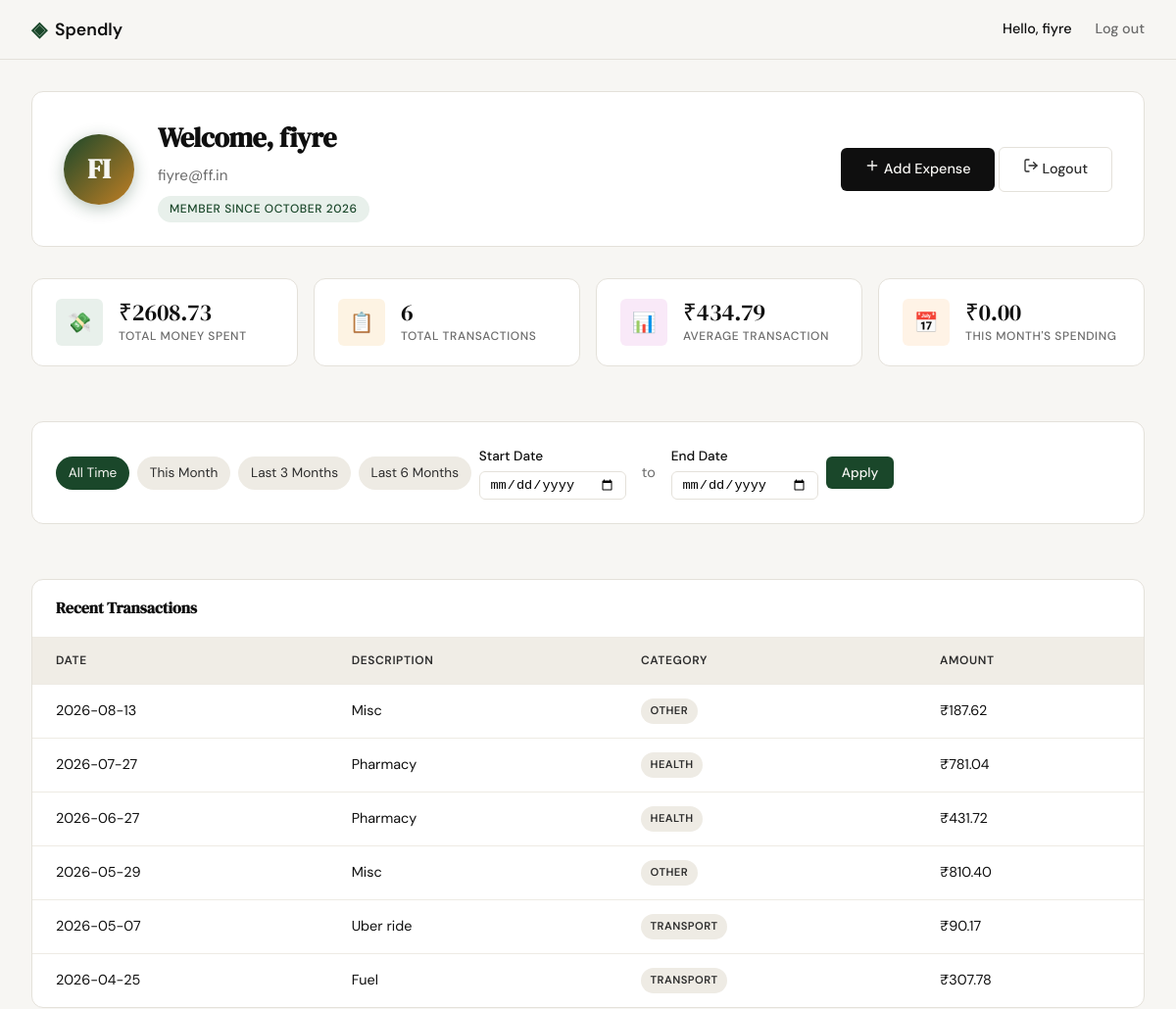
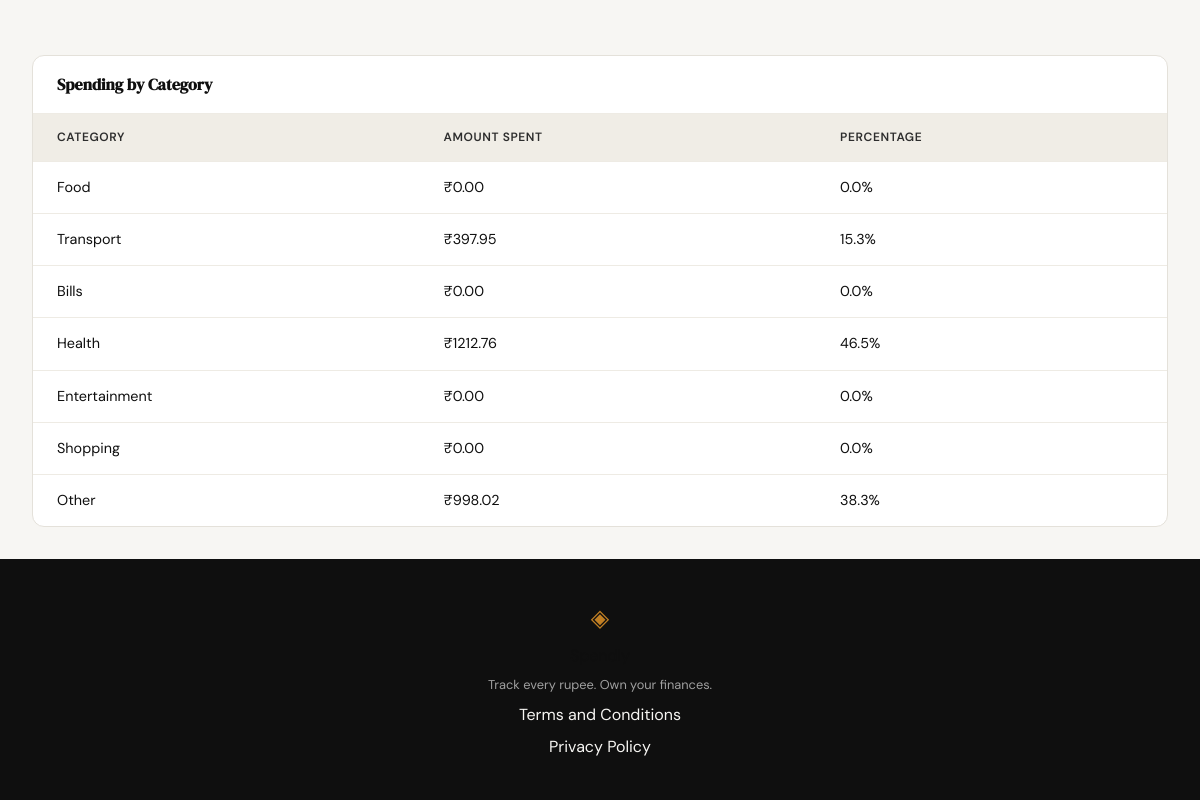
The app's page /profile (signed in) with its own data (2 pictures, top to bottom).
### tables this page shows
CREATE TABLE users (
            id INTEGER PRIMARY KEY AUTOINCREMENT,
            name TEXT NOT NULL,
            email TEXT UNIQUE NOT NULL,
            password_hash TEXT NOT NULL,
            created_at TEXT DEFAULT (datetime('now'))
        );

CREATE TABLE expenses (
            id INTEGER PRIMARY KEY AUTOINCREMENT,
            user_id INTEGER NOT NULL REFERENCES users(id),
            amount REAL NOT NULL,
            category TEXT NOT NULL,
            date TEXT NOT NULL,
            description TEXT,
            created_at TEXT DEFAULT (datetime('now'))
        );

### app.py (the view)
@app.route("/profile")
def profile():
    user_id = session.get("user_id")
    if not user_id:
        return redirect(url_for("login"))
    db = get_db()
    user_row = db.execute(
        "SELECT id, name, email, created_at FROM users WHERE id = ?",
        (user_id,)
    ).fetchone()
    db.close()
    if not user_row:
        session.clear()
        flash("User not found.", "error")
        return redirect(url_for("login"))
    name = user_row["name"]
    if len(name) >= 2:
        avatar = name[0:2].upper()
    else:
        avatar = name[0].upper() if name else "?"
    created_at = user_row["created_at"]
    member_since = ""
    if created_at:
        try:
            parts = created_at.split("-")
            if len(parts) >= 2:
                month_names = [
                    "", "January", "February", "March", "April", "May", "June",
                    "July", "August", "September", "October", "November", "December"
                ]
                month_idx = int(parts[1])
                if 1 <= month_idx <= 12:
                    member_since = f"{month_names[month_idx]} {parts[0]}"
        except (ValueError, IndexError):
            member_since = created_at
    user_info = {
        "name": name,
        "email": user_row["email"],
        "avatar": avatar,
        "member_since": member_since or created_at
    }
    start_date_str = request.args.get('start_date') or request.args.get('date_from')
    end_date_str = request.args.get('end_date') or request.args.get('date_to')
    start_date_val = None
    end_date_val = None
    try:
        if start_date_str:
            start_date_val = datetime.strptime(start_date_str, '%Y-%m-%d').date()
        if end_date_str:
            end_date_val = datetime.strptime(end_date_str, '%Y-%m-%d').date()
    except ValueError:
        start_date_val = None
        end_date_val = None
    if start_date_val and end_date_val and start_date_val > end_date_val:
        start_date_val, end_date_val = None, None
    expenses = get_expenses_by_user(
        user_id,
        start_date_val.isoformat() if start_date_val else None,
        end_date_val.isoformat() if end_date_val else None
    )
    total_spent = sum(float(exp.get("amount", 0)) for exp in expenses)
    tx_count = len(expenses)
    avg_transaction = total_spent / tx_count if tx_count else 0.0
    cat_totals = {}
    for exp in expenses:
        cat = exp.get("category", "Other")
        cat_totals[cat] = cat_totals.get(cat, 0.0) + float(exp.get("amount", 0))
    top_category = max(cat_totals, key=cat_totals.get) if cat_totals else None
    today = date.today()
    this_month_prefix = f"{today.year}-{today.month:02d}"
    this_month = 0.0
    for exp in expenses:
        if exp.get("date") and exp["date"].startswith(this_month_prefix):
            this_month += float(exp.get("amount", 0))
    stats = {
        "total_spent": total_spent,
        "tx_count": tx_count,
        "avg_transaction": avg_transaction,
        "this_month": this_month,
        "top_category": top_category,
    }
    colour_palette = [
        "var(--accent)",
        "var(--accent-2)",
        "var(--accent-3)",
        "var(--accent-4)",
        "var(--accent-5)",
        "var(--accent-6)",
    ]
    categories = []
    for idx, cat_name in enumerate(CATEGORIES):
        amt = cat_totals.get(cat_name, 0.0)
        pct = (amt / total_spent * 100) if total_spent > 0 else 0.0
        categories.append({
            "name": cat_name,
            "amount": amt,
            "percentage": pct,
            "color": colour_palette[idx % len(colour_palette)]
        })
    today = date.today()
    def month_start(offset_months):
        total_months = today.year * 12 + today.month - 1 + offset_months
        year = total_months // 12
        month = total_months % 12 + 1
        return date(year, month, 1)
    presets = {
        'all_time': {'date_from': None, 'date_to': None},
        'this_month': {'date_from': month_start(0), 'date_to': today},
        'last_3_months': {'date_from': month_start(-2), 'date_to': today},
        'last_6_months': {'date_from': month_start(-5), 'date_to': today},
    }
    return render_template(
        "profile.html",
        user=user_info,
        stats=stats,
        transactions=expenses,
        categories=categories,
        presets=presets,
        start_date=start_date_str or "",
        end_date=end_date_str or "",
    )

### templates/profile.html (shortened to what this page needs)
{% extends "base.html" %}
{% block head %}
<link rel="stylesheet" href="{{ url_for('static', filename='css/profile.css') }}">
{% endblock %}
{% block content %}
<div class="profile-dashboard">
    <header class="card profile-header">
        <div class="avatar-section">
            <div class="avatar-initials">{{ user.avatar }}</div>
        </div>
        <div class="user-meta">
            <h1 class="user-name">Welcome, {{ user.name }}</h1>
            <p class="user-email">{{ user.email }}</p>
            <span class="member-badge">Member since {{ user.member_since }}</span>
        </div>
        <div class="header-actions">
            <a href="{{ url_for('add_expense') }}" class="btn-primary">
                <svg width="16" height="16" viewBox="0 0 24 24" fill="none" stroke="currentColor" stroke-width="2" stroke-linecap="round" stroke-linejoin="round">
                    <line x1="12" y1="5" x2="12" y2="19"></line>
                    <line x1="5" y1="12" x2="19" y2="12"></line>
                </svg>
                Add Expense
            </a>
            <a href="{{ url_for('logout') }}" class="btn-ghost logout-btn">
                <svg width="16" height="16" viewBox="0 0 24 24" fill="none" stroke="currentColor" stroke-width="2" stroke-linecap="round" stroke-linejoin="round">
                    <path d="M9 21H5a2 2 0 0 1-2-2V5a2 2 0 0 1 2-2h4"></path>
                    <polyline points="16 17 21 12 16 7"></polyline>
                    <line x1="21" y1="12" x2="9" y2="12"></line>
                </svg>
                Logout
            </a>
        </div>
    </header>
    <section class="stats-grid">
        <article class="card stat-card">
            <div class="stat-icon spending-icon">💸</div>
            <div class="stat-content">
                <span class="stat-value">₹{{ "{:.2f}".format(stats.total_spent) }}</span>
                <span class="stat-label">Total Money Spent</span>
            </div>
        </article>
        <article class="card stat-card">
            <div class="stat-icon transactions-icon">📋</div>
            <div class="stat-content">
                <span class="stat-value">{{ stats.tx_count }}</span>
                <span class="stat-label">Total Transactions</span>
            </div>
        </article>
        <article class="card stat-card">
            <div class="stat-icon avg-icon">📊</div>
            <div class="stat-content">
                <span class="stat-value">₹{{ "{:.2f}".format(stats.avg_transaction) }}</span>
                <span class="stat-label">Average Transaction</span>
            </div>
        </article>
        <article class="card stat-card">
            <div class="stat-icon month-icon">📅</div>
            <div class="stat-content">
                <span class="stat-value">₹{{ "{:.2f}".format(stats.this_month) }}</span>
                <span class="stat-label">This Month's Spending</span>
            </div>
        </article>
    </section>
    <section class="card table-card date-filter-section">
        <div class="table-wrapper">
            <form method="get" action="{{ url_for('profile') }}" class="date-filter-form">
                <div class="filter-controls">
                    <a href="{{ url_for('profile') }}" class="quick-filter-btn{% if not start_date and not end_date %} active{% endif %}">All Time</a>
                    <a href="{{ url_for('profile', date_from=presets.this_month.date_from|default(''), date_to=presets.this_month.date_to|default('') ) }}" class="quick-filter-btn">This Month</a>
                    <a href="{{ url_for('profile', date_from=presets.last_3_months.date_from|default(''), date_to=presets.last_3_months.date_to|default('') ) }}" class="quick-filter-btn">Last 3 Months</a>
                    <a href="{{ url_for('profile', date_from=presets.last_6_months.date_from|default(''), date_to=presets.last_6_months.date_to|default('') ) }}" class="quick-filter-btn">Last 6 Months</a>
                    <div class="date-input">
                        <label for="start_date">Start Date</label>
                        <input type="date" name="start_date" id="start_date" value="{{ start_date or '' }}" />
                    </div>
                    <span class="date-separator">to</span>
                    <div class="date-input">
                        <label for="end_date">End Date</label>
                        <input type="date" name="end_date" id="end_date" value="{{ end_date or '' }}" />
                    </div>
                    <button type="submit" class="btn-success">Apply</button>
                </div>
            </form>
        </div>
    </section>
    <section class="card table-card">
        <header class="card-header">
            <h2>Recent Transactions</h2>
        </header>
        <div class="table-wrapper">
            {% if transactions %}
            <table class="transaction-table">
                <thead>
                    <tr>
                        <th>Date</th>
                        <th>Description</th>
                        <th>Category</th>
                        <th class="text-end">Amount</th>
                    </tr>
                </thead>
                <tbody>
                    {% for tx in transactions %}
                    <tr>
                        <td>{{ tx.date }}</td>
                        <td>{{ tx.description }}</td>
                        <td>
                            <span class="badge badge-{{ tx.category | lower }}">{{ tx.category }}</span>
                        </td>
                        <td class="text-end">₹{{ "{:.2f}".format(tx.amount) }}</td>
                    </tr>
                    {% endfor %}
                </tbody>
            </table>
            {% else %}
            <div class="empty-state">
                <p>No transactions found for the selected period.</p>
                <p>Try adjusting your date filter or add your first expense.</p>
            </div>
            {% endif %}
        </div>
    </section>
    <section class="card table-card">
        <header class="card-header">
            <h2>Spending by Category</h2>
        </header>
        <div class="table-wrapper">
            {% if categories %}
            <table class="category-table">
                <thead>
                    <tr>
                        <th>Category</th>
                        <th class="text-end">Amount Spent</th>
                        <th class="text-end">Percentage</th>
                    </tr>
                </thead>
                <tbody>
                    {% for cat in categories %}
                    <tr>
                        <td>
                            <span class="category-name">{{ cat.name }}</span>
                        </td>
                        <td class="text-end">₹{{ "{:.2f}".format(cat.amount) }}</td>
                        <td class="text-end">{{ "{:.1f}".format(cat.percentage|default(0)) }}%</td>
                    </tr>
                    {% endfor %}
                </tbody>
            </table>
            {% else %}
            <div class="empty-state">
                <p>No category data available for the selected period.</p>
            </div>
            {% endif %}
        </div>
    </section>
</div>
{% endblock %}

### templates/base.html (shortened to what this page needs)
<!DOCTYPE html>
<html lang="en">
<head>
    <link rel="stylesheet" href="{{ url_for('static', filename='css/style.css') }}">
    {% block head %}{% endblock %}
</head>
<body>
    <nav class="navbar">
        <div class="nav-inner">
            <a href="{{ url_for('landing') }}" class="nav-brand">
                <span class="brand-icon">◈</span>
                <span class="brand-name">Spendly</span>
            </a>
            <div class="nav-links">
                {% if session.get('user_id') and user %}
                    <span class="nav-user">Hello, {{ user.name }}</span>
                    <a href="{{ url_for('logout') }}">Log out</a>
                {% else %}
                    <a href="{{ url_for('login') }}">Sign in</a>
                    <a href="{{ url_for('register') }}" class="nav-cta">Get started</a>
                {% endif %}
            </div>
        </div>
    </nav>
    <main class="main-content">
        {% block content %}{% endblock %}
    </main>
    <footer class="footer">
        <div class="footer-inner">
            <span class="brand-icon">◈</span>
            <span class="brand-name">Spendly</span>
            <p class="footer-copy">Track every rupee. Own your finances.</p>
            <a href="{{ url_for('terms') }}">Terms and Conditions</a>
            <a href="{{ url_for('privacy') }}">Privacy Policy</a>
        </div>
    </footer>
</body>
</html>

### records on screen
users: name "fiyre", email "fiyre@ff.in"
expenses: date "2026-08-13", description "Misc", category "OTHER", amount "187.62"
expenses: date "2026-07-27", description "Pharmacy", category "HEALTH", amount "781.04"
expenses: date "2026-06-27", description "Pharmacy", category "HEALTH", amount "431.72"
expenses: date "2026-05-29", description "Misc", category "OTHER", amount "810.40"
expenses: date "2026-05-07", description "Uber ride", category "TRANSPORT", amount "90.17"
expenses: date "2026-04-25", description "Fuel", category "TRANSPORT", amount "307.78"

### other values on screen
{{ user.avatar }} "FI"
{{ user.member_since }} "OCTOBER 2026"
{{ "{:.2f}".format(stats.total_spent) }} "2608.73"
{{ stats.tx_count }} "6"
{{ "{:.2f}".format(stats.avg_transaction) }} "434.79"
{{ "{:.2f}".format(stats.this_month) }} "0.00"
{{ cat.name }} "Food" "Transport" "Bills" "Health" "Entertainment" "Shopping" "Other"
{{ "{:.2f}".format(cat.amount) }} "0.00" "397.95" "0.00" "1212.76" "0.00" "0.00" "998.02"
{{ "{:.1f}".format(cat.percentage|default(0)) }} "0.0" "15.3" "0.0" "46.5" "0.0" "0.0" "38.3"
